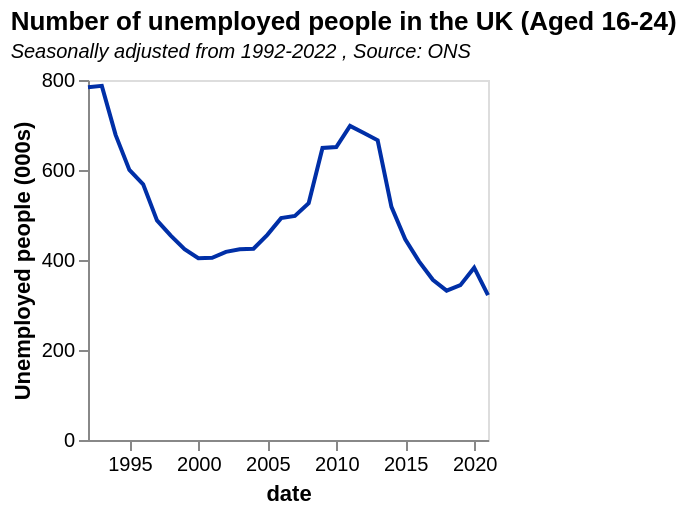

Write a Vega-Lite specification for this figure.
### Vega-Lite specification from a JSON file in a GitHub repository (floating-point values rounded to 4 significant figures)
{"$schema": "https://vega.github.io/schema/vega-lite/v5.json", "data": {"values": [{"date": "1992", "label": "1992", "month": "", "quarter": "", "sourceDataset": "LMS", "updateDate": "2015-10-13T23:00:00.000Z", "value": "784", "year": "1992"}, {"date": "1993", "label": "1993", "month": "", "quarter": "", "sourceDataset": "LMS", "updateDate": "2015-10-13T23:00:00.000Z", "value": "787", "year": "1993"}, {"date": "1994", "label": "1994", "month": "", "quarter": "", "sourceDataset": "LMS", "updateDate": "2015-10-13T23:00:00.000Z", "value": "678", "year": "1994"}, {"date": "1995", "label": "1995", "month": "", "quarter": "", "sourceDataset": "LMS", "updateDate": "2015-10-13T23:00:00.000Z", "value": "600", "year": "1995"}, {"date": "1996", "label": "1996", "month": "", "quarter": "", "sourceDataset": "LMS", "updateDate": "2015-10-13T23:00:00.000Z", "value": "568", "year": "1996"}, {"date": "1997", "label": "1997", "month": "", "quarter": "", "sourceDataset": "LMS", "updateDate": "2015-10-13T23:00:00.000Z", "value": "488", "year": "1997"}, {"date": "1998", "label": "1998", "month": "", "quarter": "", "sourceDataset": "LMS", "updateDate": "2015-10-13T23:00:00.000Z", "value": "454", "year": "1998"}, {"date": "1999", "label": "1999", "month": "", "quarter": "", "sourceDataset": "LMS", "updateDate": "2015-10-13T23:00:00.000Z", "value": "424", "year": "1999"}, {"date": "2000", "label": "2000", "month": "", "quarter": "", "sourceDataset": "LMS", "updateDate": "2015-10-13T23:00:00.000Z", "value": "404", "year": "2000"}, {"date": "2001", "label": "2001", "month": "", "quarter": "", "sourceDataset": "LMS", "updateDate": "2015-10-13T23:00:00.000Z", "value": "405", "year": "2001"}, {"date": "2002", "label": "2002", "month": "", "quarter": "", "sourceDataset": "LMS", "updateDate": "2015-10-13T23:00:00.000Z", "value": "418", "year": "2002"}, {"date": "2003", "label": "2003", "month": "", "quarter": "", "sourceDataset": "LMS", "updateDate": "2015-10-13T23:00:00.000Z", "value": "424", "year": "2003"}, {"date": "2004", "label": "2004", "month": "", "quarter": "", "sourceDataset": "LMS", "updateDate": "2015-10-13T23:00:00.000Z", "value": "425", "year": "2004"}, {"date": "2005", "label": "2005", "month": "", "quarter": "", "sourceDataset": "LMS", "updateDate": "2015-10-13T23:00:00.000Z", "value": "456", "year": "2005"}, {"date": "2006", "label": "2006", "month": "", "quarter": "", "sourceDataset": "LMS", "updateDate": "2015-10-13T23:00:00.000Z", "value": "493", "year": "2006"}, {"date": "2007", "label": "2007", "month": "", "quarter": "", "sourceDataset": "LMS", "updateDate": "2015-10-13T23:00:00.000Z", "value": "498", "year": "2007"}, {"date": "2008", "label": "2008", "month": "", "quarter": "", "sourceDataset": "LMS", "updateDate": "2015-10-13T23:00:00.000Z", "value": "526", "year": "2008"}, {"date": "2009", "label": "2009", "month": "", "quarter": "", "sourceDataset": "LMS", "updateDate": "2015-10-13T23:00:00.000Z", "value": "649", "year": "2009"}, {"date": "2010", "label": "2010", "month": "", "quarter": "", "sourceDataset": "LMS", "updateDate": "2015-10-13T23:00:00.000Z", "value": "651", "year": "2010"}, {"date": "2011", "label": "2011", "month": "", "quarter": "", "sourceDataset": "LMS", "updateDate": "2019-02-19T00:00:00.000Z", "value": "698", "year": "2011"}, {"date": "2012", "label": "2012", "month": "", "quarter": "", "sourceDataset": "LMS", "updateDate": "2019-02-19T00:00:00.000Z", "value": "682", "year": "2012"}, {"date": "2013", "label": "2013", "month": "", "quarter": "", "sourceDataset": "LMS", "updateDate": "2016-05-18T08:30:00.000Z", "value": "666", "year": "2013"}, {"date": "2014", "label": "2014", "month": "", "quarter": "", "sourceDataset": "LMS", "updateDate": "2015-10-13T23:00:00.000Z", "value": "518", "year": "2014"}, {"date": "2015", "label": "2015", "month": "", "quarter": "", "sourceDataset": "LMS", "updateDate": "2017-05-16T23:00:00.000Z", "value": "446", "year": "2015"}, {"date": "2016", "label": "2016", "month": "", "quarter": "", "sourceDataset": "LMS", "updateDate": "2019-02-19T00:00:00.000Z", "value": "397", "year": "2016"}, {"date": "2017", "label": "2017", "month": "", "quarter": "", "sourceDataset": "LMS", "updateDate": "2019-02-19T00:00:00.000Z", "value": "356", "year": "2017"}, {"date": "2018", "label": "2018", "month": "", "quarter": "", "sourceDataset": "LMS", "updateDate": "2019-02-19T00:00:00.000Z", "value": "332", "year": "2018"}, {"date": "2019", "label": "2019", "month": "", "quarter": "", "sourceDataset": "LMS", "updateDate": "2020-02-18T00:00:00.000Z", "value": "344", "year": "2019"}, {"date": "2020", "label": "2020", "month": "", "quarter": "", "sourceDataset": "LMS", "updateDate": "2022-08-15T23:00:00.000Z", "value": "383", "year": "2020"}, {"date": "2021", "label": "2021", "month": "", "quarter": "", "sourceDataset": "LMS", "updateDate": "2022-08-15T23:00:00.000Z", "value": "322", "year": "2021"}], "format": {"parse": {"date": "date"}}}, "title": {"text": "Number of unemployed people in the UK (Aged 16-24)", "subtitle": "Seasonally adjusted from 1992-2022 , Source: ONS", "subtitleFontStyle": "italic", "subtitleFontSize": 10, "anchor": "start", "color": "black"}, "width": 200, "height": 180, "mark": {"type": "line", "color": "rgb(0,47,167"}, "encoding": {"x": {"field": "date", "type": "temporal", "axis": {"grid": false}}, "y": {"field": "value", "type": "quantitative", "axis": {"grid": false}, "title": "Unemployed people (000s)"}}, "config": {}, "transform": [{"calculate": "datum.Totals/1000", "as": "billions"}]}
